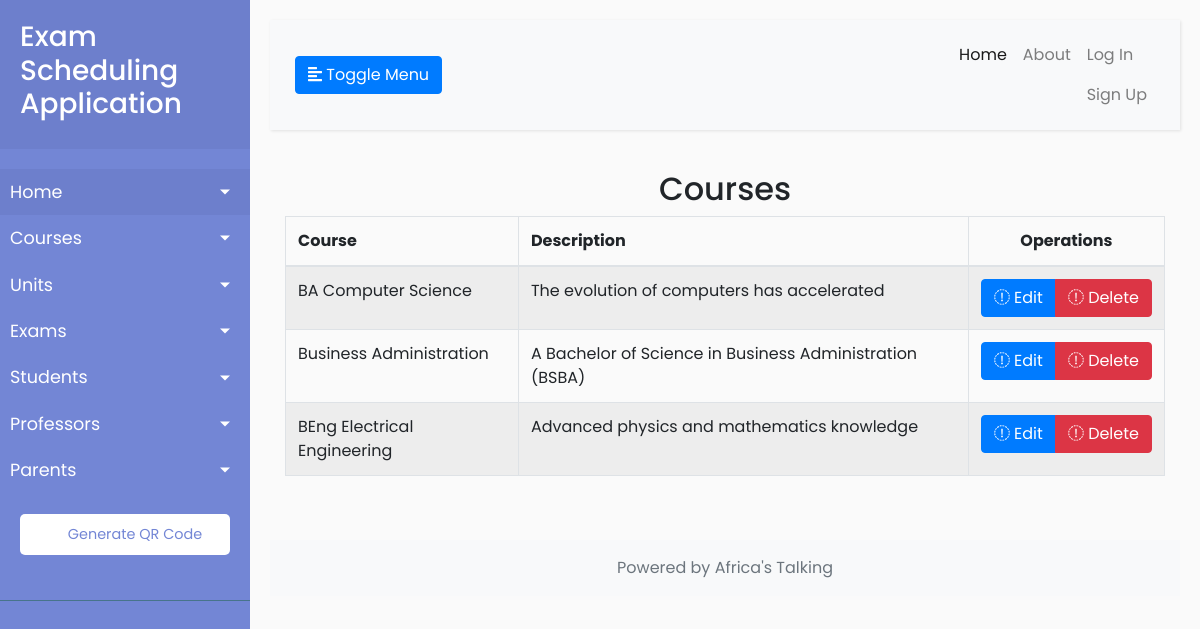
/courses, run on an earlier commit of the app's database.
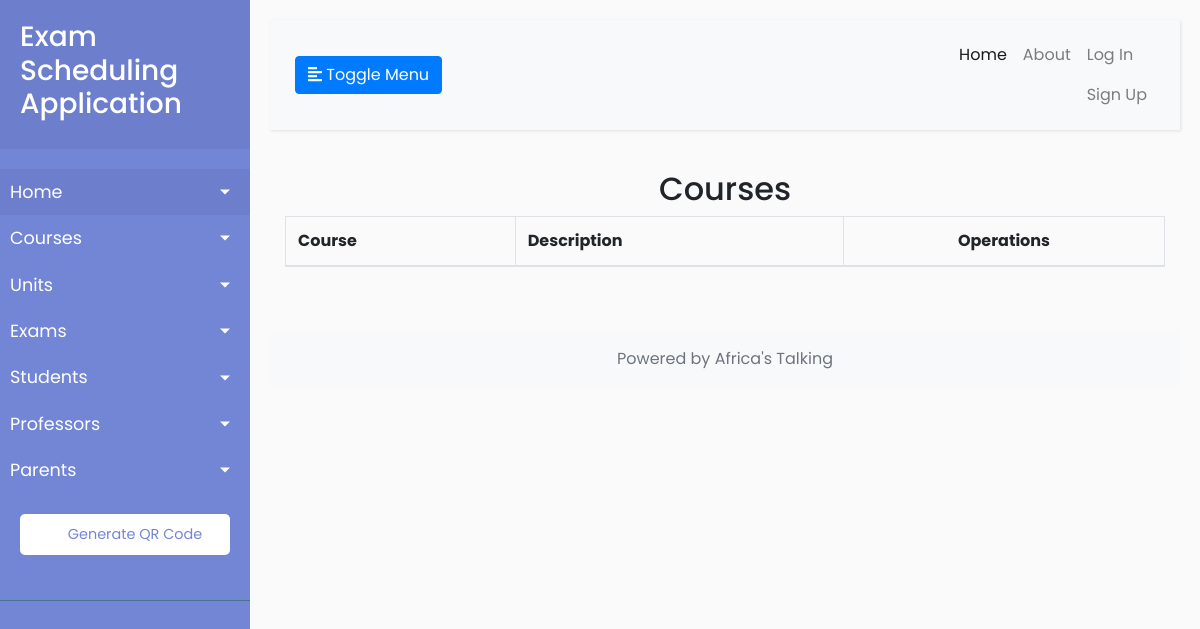
And on a later commit of the database.
### exams/models.py (models this page shows, shortened)
class Course(models.Model):
    name = models.CharField(max_length=100)
    description = models.TextField(max_length=1000, help_text="Enter a brief description of the course.")
    class Meta:
        verbose_name = "Course"
        verbose_name_plural = "Courses"

### exams/views.py (the view)
# urls.py: path('courses', CourseListView.as_view(), name='courses-list'),
class CourseListView(ListView):
    model = Course
    template_name = 'exams/courses_list.html'
    context_object_name = 'courses'
    paginate_by = 3

### exams/templates/exams/courses_list.html (shortened to what this page needs)
{% extends 'exams/base.html' %}
{% block content %}
    <div class="right_col" role="main">
        <div class="row">
            <div class="col-md-12">
                <div class="x_panel">
                    <div class="x_title">
                        <h2 class="text-center">Courses</h2>
                    </div>
                    <div class="x_content">
                        <table id="course-datatable" class="table table-striped table-bordered">
                            <thead>
                                <tr>
                                    <th>Course</th>
                                    <th>Description</th>
                                    <th class="text-center">Operations</th>
                                </tr>
                            </thead>
                            <tbody>
                                {% for course in courses %}
                                <tr>
                                    <td>{{ course.name }}</td>
                                    <td>{{ course.description }}</td>
                                    <td class="text-center">
                                        <div class="btn-group" role="group">
                                            <a href="{% url 'courses-update' course.pk %}" class="btn btn-primary btn-xs"><i class="fa fa-pencil"></i> Edit</a>
                                            <a href="{% url 'courses-delete' course.pk %}" class="btn btn-danger btn-xs"><i class="fa fa-remove"></i> Delete</a>
                                        </div>
                                    </td>
                                </tr>
                                {% endfor %}
                            </tbody>
                        </table>
                    </div>
                </div>
            </div>
        </div>
    </div>
{% endblock content %}

What changed in the data, as far as the page shows it:
removed Course: name "BA Computer Science", description "The evolution of computers has accelerated"
removed Course: name "Business Administration", description "A Bachelor of Science in Business Administration (BSBA)"
removed Course: name "BEng Electrical Engineering", description "Advanced physics and mathematics knowledge"
